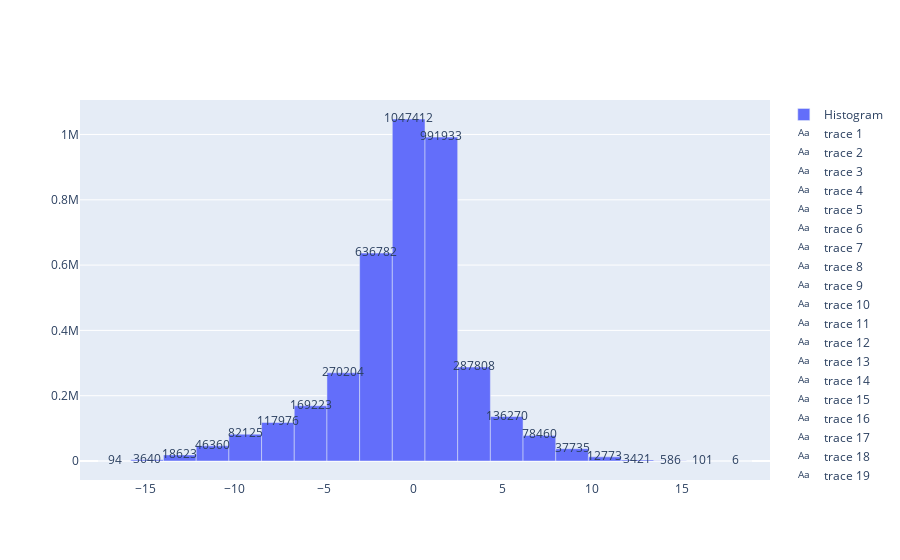

Notebook code for this chart:
### Code cell
# Plot the figure
counts, bins = np.histogram(df_interest['LogOddRatio'], bins=20)
bin_midpoints = bins[:-1] + np.diff(bins)/2

fig = go.Figure()

fig.add_trace(go.Bar(
    x=bin_midpoints,
    y=counts,
    width=np.diff(bins), # makes bars have correct widths
    name='Histogram'
))
# add text labels for counts
for i in range(len(counts)):
    fig.add_trace(go.Scatter(
        x=[bin_midpoints[i]],
        y=[counts[i]],
        text=[str(counts[i])],
        mode='text',
    ))
fig.show()

### Figure 1 — Plotly figure (JSON) as saved in the notebook; plotly's stock layout.template omitted (floating-point values rounded to 4 significant figures)
{"data": [{"name": "Histogram", "type": "bar", "width": [1.828, 1.828, 1.828, 1.828, 1.828, 1.828, 1.828, 1.828, 1.828, 1.828, 1.828, 1.828, 1.828, 1.828, 1.828, 1.828, 1.828, 1.828, 1.828, 1.828], "x": [-16.72, -14.89, -13.06, -11.24, -9.409, -7.582, -5.754, -3.926, -2.099, -0.2713, 1.556, 3.384, 5.211, 7.039, 8.867, 10.69, 12.52, 14.35, 16.18, 18.0], "y": [94, 3640, 18623, 46360, 82125, 117976, 169223, 270204, 636782, 1047412, 991933, 287808, 136270, 78460, 37735, 12773, 3421, 586, 101, 6]}, {"mode": "text", "text": ["94"], "type": "scatter", "x": [-16.72], "y": [94]}, {"mode": "text", "text": ["3640"], "type": "scatter", "x": [-14.89], "y": [3640]}, {"mode": "text", "text": ["18623"], "type": "scatter", "x": [-13.06], "y": [18623]}, {"mode": "text", "text": ["46360"], "type": "scatter", "x": [-11.24], "y": [46360]}, {"mode": "text", "text": ["82125"], "type": "scatter", "x": [-9.409], "y": [82125]}, {"mode": "text", "text": ["117976"], "type": "scatter", "x": [-7.582], "y": [117976]}, {"mode": "text", "text": ["169223"], "type": "scatter", "x": [-5.754], "y": [169223]}, {"mode": "text", "text": ["270204"], "type": "scatter", "x": [-3.926], "y": [270204]}, {"mode": "text", "text": ["636782"], "type": "scatter", "x": [-2.099], "y": [636782]}, {"mode": "text", "text": ["1047412"], "type": "scatter", "x": [-0.2713], "y": [1047412]}, {"mode": "text", "text": ["991933"], "type": "scatter", "x": [1.556], "y": [991933]}, {"mode": "text", "text": ["287808"], "type": "scatter", "x": [3.384], "y": [287808]}, {"mode": "text", "text": ["136270"], "type": "scatter", "x": [5.211], "y": [136270]}, {"mode": "text", "text": ["78460"], "type": "scatter", "x": [7.039], "y": [78460]}, {"mode": "text", "text": ["37735"], "type": "scatter", "x": [8.867], "y": [37735]}, {"mode": "text", "text": ["12773"], "type": "scatter", "x": [10.69], "y": [12773]}, {"mode": "text", "text": ["3421"], "type": "scatter", "x": [12.52], "y": [3421]}, {"mode": "text", "text": ["586"], "type": "scatter", "x": [14.35], "y": [586]}, {"mode": "text", "text": ["101"], "type": "scatter", "x": [16.18], "y": [101]}, {"mode": "text", "text": ["6"], "type": "scatter", "x": [18.0], "y": [6]}], "layout": {"autosize": true, "xaxis": {"autorange": true, "range": [-18.65, 19.93], "type": "linear"}, "yaxis": {"autorange": true, "range": [-58180.0, 1106000.0], "type": "linear"}}}
